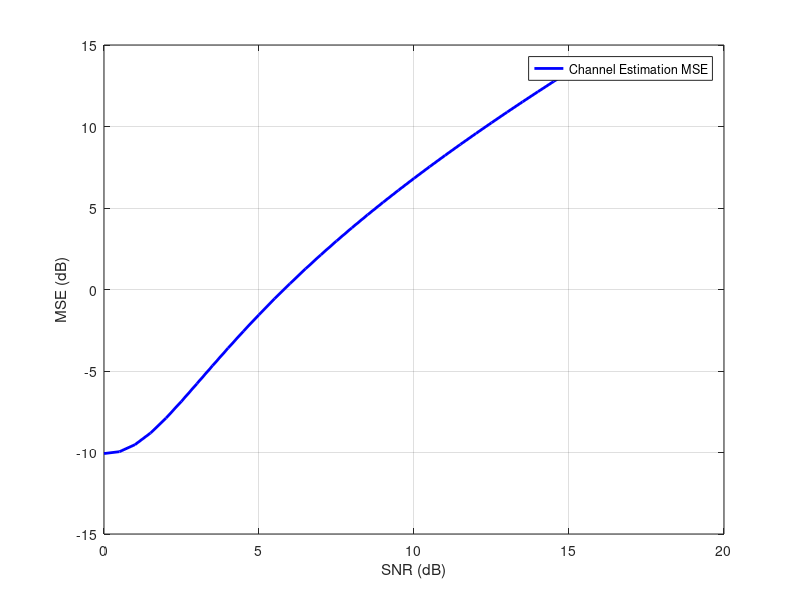
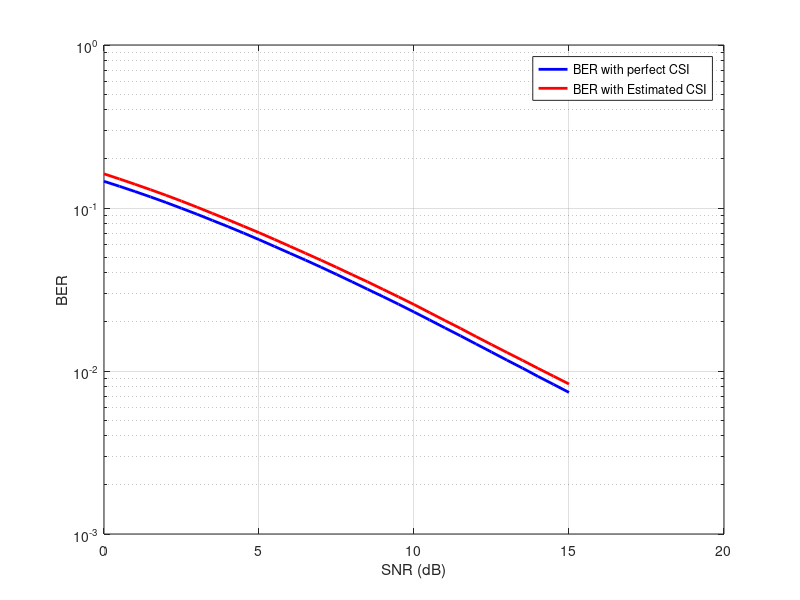

MATLAB code for these plots, in order:
clc;
clear;

nPilot = 10;
nData = 1e3;
blockLength = nPilot + nData;
nBlocks = 2e3;
SNRdb = 0:0.5:15;
SNR = 10.^(SNRdb / 10);


No = 1;  % Noise power
BER_pCSI = zeros(size(SNRdb)); % BER of perfect channel
BER_imCSI = zeros(size(SNRdb)); % BER of imperfect or estimated channel
hEstErr = zeros(size(SNRdb)); % Channel estimation error

for blk = 1:nBlocks
    h = (randn + 1i*randn) / sqrt(2);  % 1. Generate complex Gaussian channel (Rayleigh fading)
    Bits = randi([0 1], blockLength, 1); % 2. Generate bits of length equal to block length
    Sym = 2*Bits - 1;  % 3. BPSK modulation (mapping 0 -> -1, 1 -> +1)
    pSym = Sym(1:nPilot);  % 4. Get nPilot number of pilot symbols
    pNorm = norm(pSym)^2;  % 5. Calculate the norm square of pilot symbols
    
    noise = (randn(blockLength, 1) + 1i*randn(blockLength, 1)) / sqrt(2);  % Generate complex Gaussian noise with variance N0
    
    for K = 1:length(SNRdb)
        % Transmit symbols with noise
        TxSym = sqrt(SNR(K)) * Sym;  % Scale symbols by sqrt(SNR)
        RxSym = h * TxSym + sqrt(No) * noise;  % Received symbols (h is the channel, plus noise)
        
        % 6. Get the received observation vector corresponding to the pilot symbols
        pObser = RxSym(1:nPilot);
        
        % 7. Estimate channel using least squares (LS) estimator
        hEst = (pSym' * pObser) / pNorm;  
        
        % 8. Calculate channel estimation error
        hEstErr(K) = hEstErr(K) + abs(h - hEst)^2;
        
        % 9. Equalization for perfect CSI (perfect channel knowledge)
        EqSym_pCSI = RxSym / h;
        Decbits_pCSI = real(EqSym_pCSI) > 0;  % Decision rule (BPSK demodulation)
        BER_pCSI(K) = BER_pCSI(K) + sum(Decbits_pCSI(nPilot+1:end) ~= Bits(nPilot+1:end));
        
        % 10. Equalization for imperfect CSI (estimated channel knowledge)
        EqSym_imCSI = RxSym / hEst;
        Decbits_imCSI = real(EqSym_imCSI) > 0;  % Decision rule (BPSK demodulation)
        BER_imCSI(K) = BER_imCSI(K) + sum(Decbits_imCSI(nPilot+1:end) ~= Bits(nPilot+1:end));
    end
end

hEstMSE = hEstErr / nBlocks;  % Average channel estimation error (MSE)
BER_pCSI = BER_pCSI / (nData * nBlocks);  % Average BER for perfect CSI
BER_imCSI = BER_imCSI / (nData * nBlocks);  % Average BER for imperfect CSI

% Plotting results
figure;
plot(SNRdb, 10*log10(hEstMSE), 'b', 'LineWidth', 2.0)
grid on
legend('Channel Estimation MSE')
xlabel('SNR (dB)')
ylabel('MSE (dB)')

figure;
semilogy(SNRdb, BER_pCSI, 'b', 'LineWidth', 2.0)
hold on
semilogy(SNRdb, BER_imCSI, 'r', 'LineWidth', 2.0)
grid on
legend('BER with perfect CSI', 'BER with Estimated CSI')
xlabel('SNR (dB)')
ylabel('BER')
